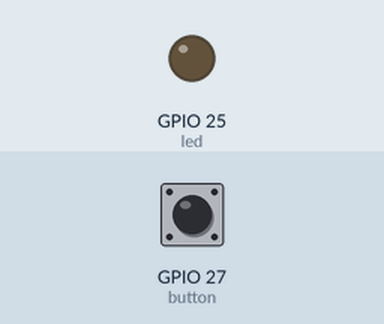
The program below on a simulated ESP32 board running MicroPython. Parts: output pins drawn as LEDs (lit = HIGH). The test bench sets the inputs (shaded band); at power-on: GPIO 27 (button) LOW.

Above: at 1.2 s.
1.3 s: GPIO 27 (button) pulled HIGH for 0.15 s
At 1.4 s:
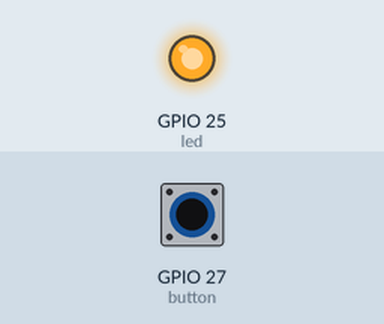
3.0 s: GPIO 27 (button) pulled HIGH for 3.2 s
At 6.6 s:
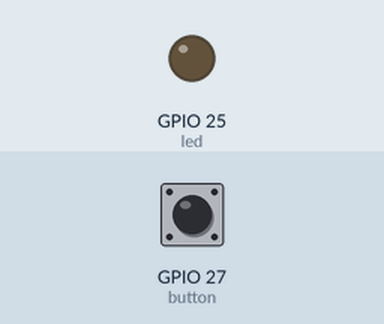
Timing chart, 0 to 8.1 s (numbered marks = the images above; inputs shaded):
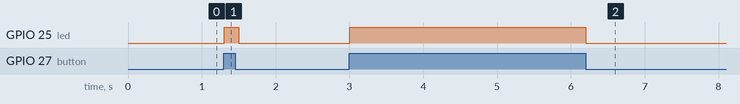

The program:

digitalRead.py
```python
#hardware platform: FireBeetle-ESP32

from machine import Pin
import time

button=Pin(27,Pin.IN)           #create Button object from pin27,Set Pin27 to input (D4)
led=Pin(25,Pin.OUT)             #create LED object from pin25,Set Pin25 to output (D2)

while True:
  led.value(button.value())     #Gets Button state and passes the state to LED
  time.sleep(0.1)
```

Measured:
- after the input at 1.3 s, GPIO 25 (led): LOW → HIGH at once, → LOW 0.20 s later
- after the input at 3.0 s, GPIO 25 (led): LOW → HIGH at once, → LOW 3.2 s later
